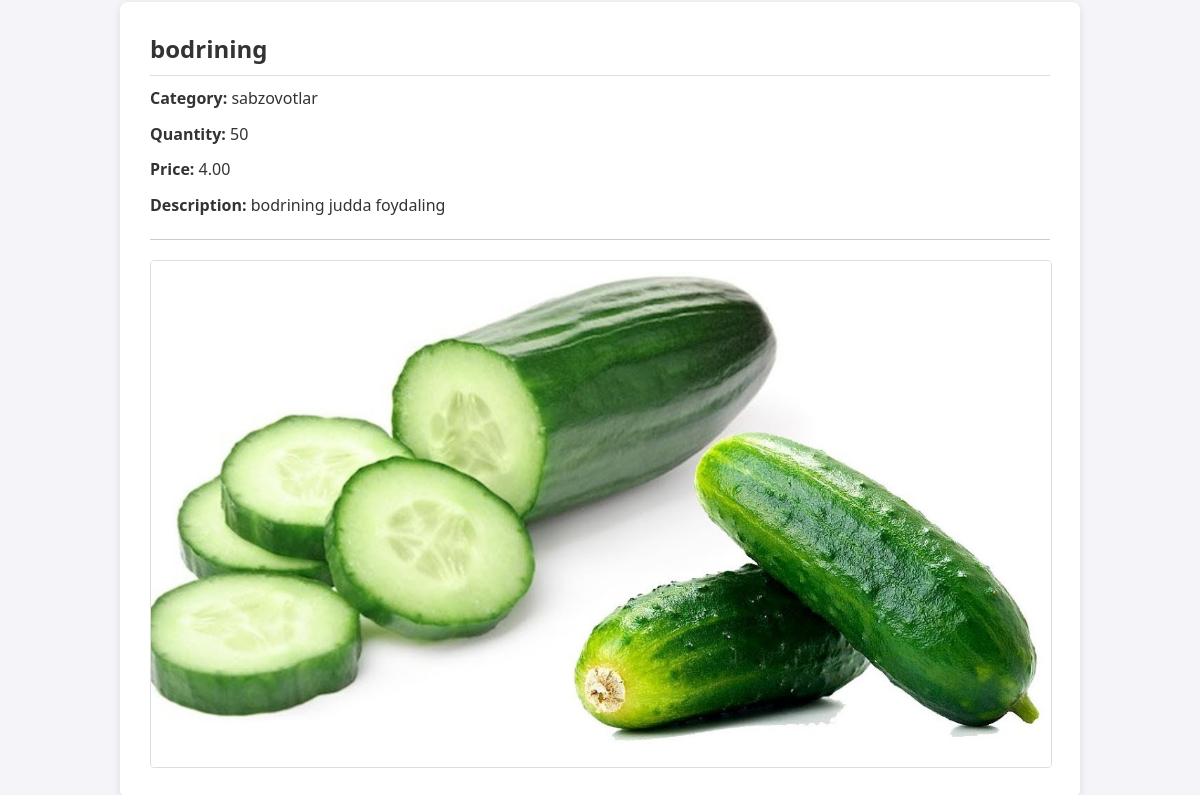
/main/back-office/product/detail/4/, run on an earlier commit of the app's database.
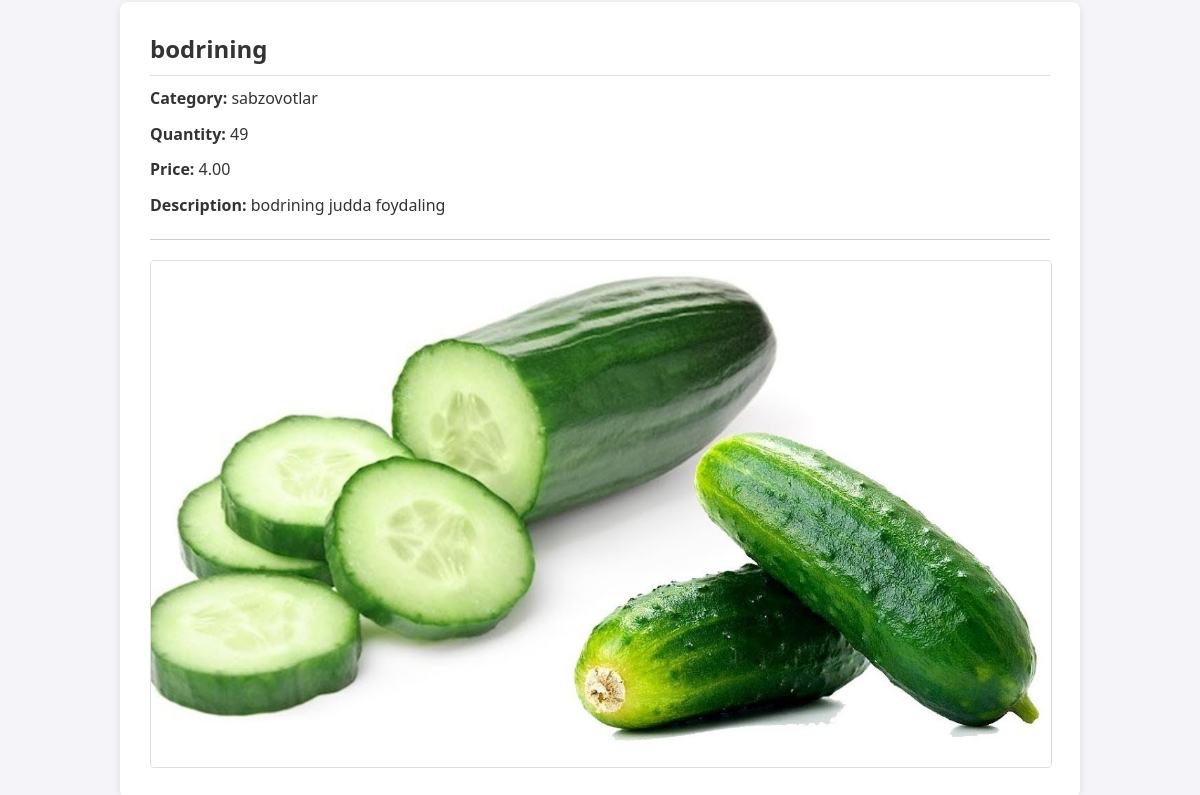
And on a later commit of the database.
### Goods/models.py (models this page shows, shortened)
class Product(models.Model):
    name = models.CharField(max_length=255)
    quantity = models.PositiveIntegerField(default=1)
    price = models.DecimalField(max_digits=8, decimal_places=2)
    category = models.ForeignKey(Category, on_delete=models.CASCADE, related_name='products')
    description = models.TextField()
    def __str__(self):
        return self.name

class Category(models.Model):
    name = models.CharField(max_length=255)
    title = models.TextField()
    img = models.ImageField(upload_to='category_img')

### Goods/back-office/product/views.py (the view)
# urls.py: path('detail/<int:id>/', views.detailProduct, name='detailProduct'),
def detailProduct(request, id):
    queryset = models.Product.objects.get(id=id)
    print('queryset',queryset )
    print('id', id)
    querysetImg = models.ProductImg.objects.filter(product_id = id)
    context = {}
    context['queryset'] = queryset
    context['querysetImg'] = querysetImg
    context['images'] = models.ProductImg.objects.filter(product=queryset)
    return render(request, 'back-office/product/detail.html',context)

### templates/back-office/product/detail.html (shortened to what this page needs)
<!DOCTYPE html>
{% load static %}
<html lang="en">
<head>
    <link rel="stylesheet" href="{% static 'assets/css/product-detail.css' %}">
</head>
<body>
    <div class="container">
        <div class="details">
            <h2>{{ queryset.name }}</h2>
            <p><strong>Category:</strong> {{ queryset.category.name }}</p>
            <p><strong>Quantity:</strong> {{ queryset.quantity }}</p>
            <p><strong>Price:</strong> {{ queryset.price }}</p>
            <p><strong>Description:</strong> {{ queryset.description }}</p>
        </div>
        <hr>
        <div class="images">
            {% for image in querysetImg %}
            <img src="{{ image.img.url }}" alt="Product Image" width="200px">
            {% endfor %}
        </div>
    </div>
</body>
</html>

What changed in the data, as far as the page shows it:
changed Product "bodrining": quantity "50" → "49"
